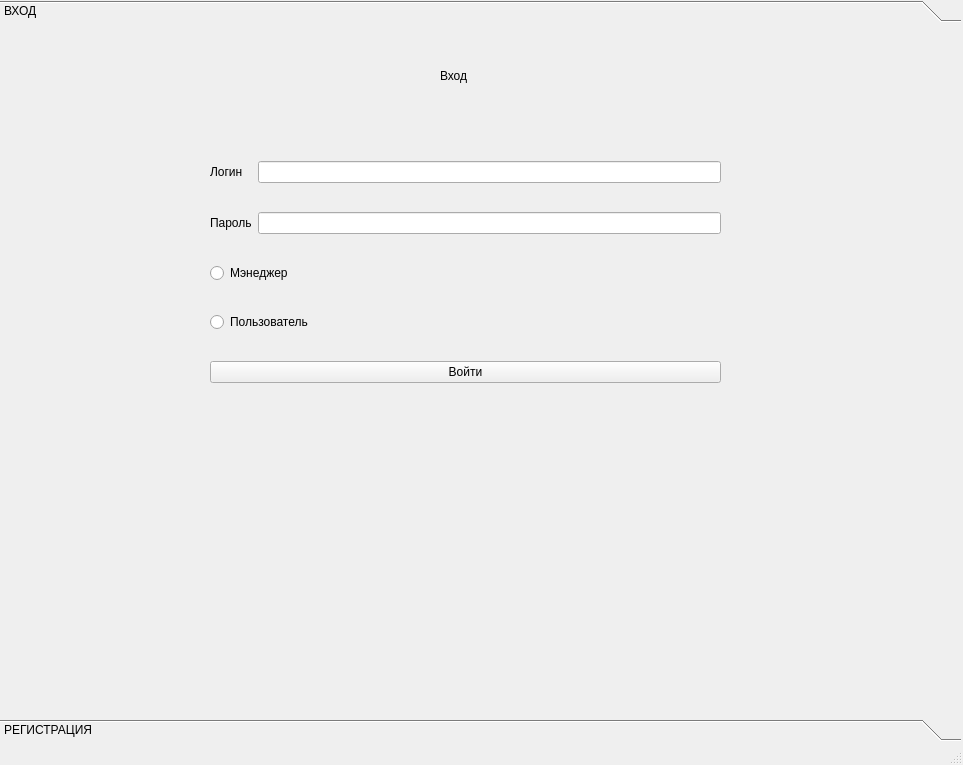
<?xml version="1.0" encoding="UTF-8"?>
<ui version="4.0">
 <class>MainWindow</class>
 <widget class="QMainWindow" name="MainWindow">
  <property name="geometry">
   <rect>
    <x>0</x>
    <y>0</y>
    <width>963</width>
    <height>765</height>
   </rect>
  </property>
  <property name="windowTitle">
   <string>MainWindow</string>
  </property>
  <widget class="QWidget" name="centralwidget">
   <widget class="QToolBox" name="first_page">
    <property name="geometry">
     <rect>
      <x>0</x>
      <y>0</y>
      <width>961</width>
      <height>741</height>
     </rect>
    </property>
    <property name="currentIndex">
     <number>0</number>
    </property>
    <widget class="QWidget" name="sign_in">
     <property name="geometry">
      <rect>
       <x>0</x>
       <y>0</y>
       <width>961</width>
       <height>673</height>
      </rect>
     </property>
     <attribute name="label">
      <string>ВХОД</string>
     </attribute>
     <widget class="QWidget" name="gridLayoutWidget">
      <property name="geometry">
       <rect>
        <x>210</x>
        <y>110</y>
        <width>511</width>
        <height>271</height>
       </rect>
      </property>
      <layout class="QGridLayout" name="gridLayout">
       <item row="1" column="1">
        <widget class="QLineEdit" name="login_password_inp"/>
       </item>
       <item row="0" column="0">
        <widget class="QLabel" name="login">
         <property name="text">
          <string>Логин</string>
         </property>
        </widget>
       </item>
       <item row="0" column="1">
        <widget class="QLineEdit" name="login_login_iunput"/>
       </item>
       <item row="1" column="0">
        <widget class="QLabel" name="password">
         <property name="text">
          <string>Пароль</string>
         </property>
        </widget>
       </item>
       <item row="4" column="0" colspan="2">
        <widget class="QPushButton" name="pushButton">
         <property name="text">
          <string>Войти</string>
         </property>
        </widget>
       </item>
       <item row="2" column="0" colspan="2">
        <widget class="QRadioButton" name="radioButton_3">
         <property name="text">
          <string>Мэнеджер</string>
         </property>
        </widget>
       </item>
       <item row="3" column="0" colspan="2">
        <widget class="QRadioButton" name="radioButton_4">
         <property name="text">
          <string>Пользователь</string>
         </property>
        </widget>
       </item>
      </layout>
     </widget>
     <widget class="QLabel" name="label">
      <property name="geometry">
       <rect>
        <x>440</x>
        <y>40</y>
        <width>60</width>
        <height>16</height>
       </rect>
      </property>
      <property name="text">
       <string>Вход</string>
      </property>
     </widget>
    </widget>
    <widget class="QWidget" name="sign_up">
     <property name="geometry">
      <rect>
       <x>0</x>
       <y>0</y>
       <width>961</width>
       <height>673</height>
      </rect>
     </property>
     <attribute name="label">
      <string>РЕГИСТРАЦИЯ</string>
     </attribute>
     <widget class="QWidget" name="gridLayoutWidget_2">
      <property name="geometry">
       <rect>
        <x>160</x>
        <y>120</y>
        <width>671</width>
        <height>371</height>
       </rect>
      </property>
      <layout class="QGridLayout" name="gridLayout_2">
       <item row="2" column="0">
        <widget class="QLabel" name="register_password">
         <property name="text">
          <string>Пароль</string>
         </property>
        </widget>
       </item>
       <item row="4" column="0">
        <widget class="QLabel" name="name">
         <property name="text">
          <string>Имя</string>
         </property>
        </widget>
       </item>
       <item row="1" column="0">
        <widget class="QLabel" name="email">
         <property name="text">
          <string>Почта</string>
         </property>
        </widget>
       </item>
       <item row="0" column="0">
        <widget class="QLabel" name="register_login">
         <property name="text">
          <string>Логин</string>
         </property>
        </widget>
       </item>
       <item row="3" column="1">
        <widget class="QLineEdit" name="repeat_password_inp">
         <property name="text">
          <string/>
         </property>
        </widget>
       </item>
       <item row="5" column="0">
        <widget class="QLabel" name="surname">
         <property name="text">
          <string>Фамилия</string>
         </property>
        </widget>
       </item>
       <item row="6" column="1">
        <widget class="QSpinBox" name="age_sb"/>
       </item>
       <item row="0" column="1">
        <widget class="QLineEdit" name="login_inp"/>
       </item>
       <item row="1" column="1">
        <widget class="QLineEdit" name="email_inp"/>
       </item>
       <item row="3" column="0">
        <widget class="QLabel" name="repeat_password">
         <property name="text">
          <string>Повторите пароль</string>
         </property>
        </widget>
       </item>
       <item row="4" column="1">
        <widget class="QLineEdit" name="name_inp"/>
       </item>
       <item row="2" column="1">
        <widget class="QLineEdit" name="password_inp"/>
       </item>
       <item row="5" column="1">
        <widget class="QLineEdit" name="surname_inp"/>
       </item>
       <item row="6" column="0">
        <widget class="QLabel" name="label_8">
         <property name="text">
          <string>Возраст</string>
         </property>
        </widget>
       </item>
       <item row="9" column="0" colspan="2">
        <widget class="QPushButton" name="pushButton_2">
         <property name="text">
          <string>PushButton</string>
         </property>
        </widget>
       </item>
       <item row="7" column="0" colspan="2">
        <widget class="QRadioButton" name="radioButton_2">
         <property name="text">
          <string>Мэнеджер</string>
         </property>
        </widget>
       </item>
       <item row="8" column="0" colspan="2">
        <widget class="QRadioButton" name="radioButton">
         <property name="text">
          <string>Пользователь</string>
         </property>
        </widget>
       </item>
      </layout>
     </widget>
     <widget class="QLabel" name="registration">
      <property name="geometry">
       <rect>
        <x>450</x>
        <y>40</y>
        <width>91</width>
        <height>31</height>
       </rect>
      </property>
      <property name="text">
       <string>Регистрация</string>
      </property>
     </widget>
    </widget>
   </widget>
  </widget>
  <widget class="QStatusBar" name="statusbar"/>
 </widget>
 <resources/>
 <connections/>
</ui>
